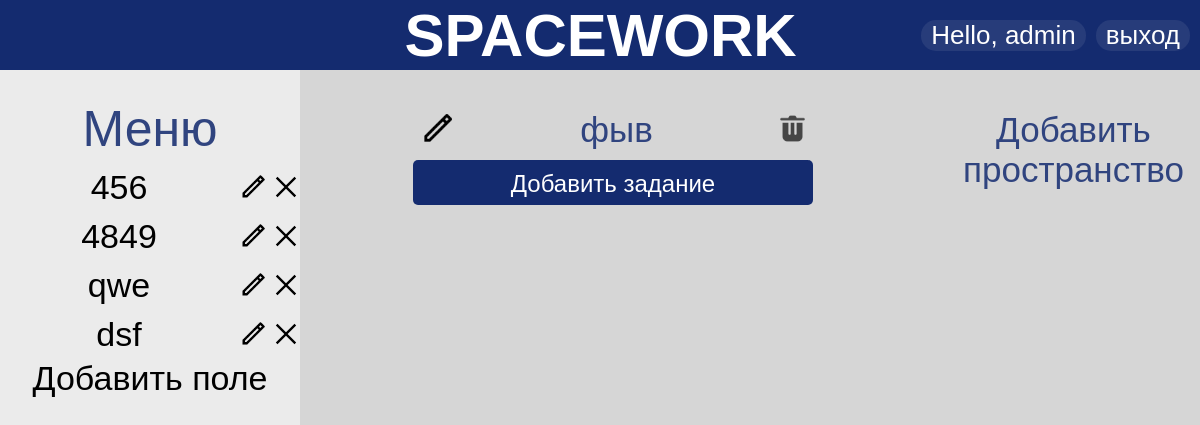
The page /41 (signed in) on the database as committed earlier.
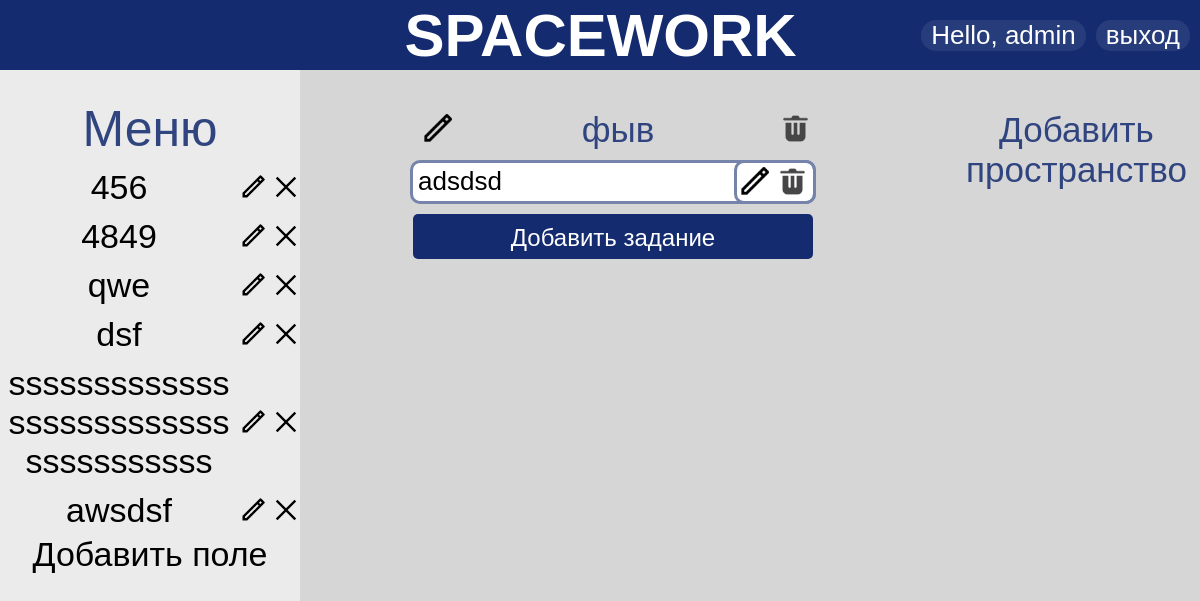
The same page on the database as committed later.
### account/models.py (models this page shows, shortened)
class WorkField(models.Model):
    user = models.ForeignKey(User, on_delete=models.CASCADE, null=True, blank=True)
    title = models.CharField(max_length=200, default="")

class TaskField(models.Model):
    workField = models.ForeignKey(WorkField, on_delete=models.CASCADE, null=True, blank=True)
    title = models.CharField(max_length=200, default="")

class Task(models.Model):
    taskField = models.ForeignKey(TaskField, on_delete=models.CASCADE, null=True, blank=True)
    title = models.CharField(max_length=1000, default="")
    complete = models.BooleanField(default=False)
    created = models.DateTimeField(auto_now_add=True)
    class Meta:
        ordering = ['complete']

### account/views.py (the view)
# urls.py: path('<int:pk>', views.main_activePage, name='main_active'),
@login_required(login_url='login')
def main_activePage(request, pk):
    work_field = WorkField.objects.get(id=pk)
    work_fields = WorkField.objects.filter(user=request.user)
    task_fields = TaskField.objects.filter(workField=work_field)
    tasks = Task.objects.all()
    context = {
        'work_field': work_field,
        'work_fields': work_fields,
        'task_fields': task_fields,
        'tasks': tasks,
    }
    return render(request, 'main_active.html', context)

### account/templates/main_active.html (shortened to what this page needs)
{% extends 'main.html' %}
{% block content %}
    {% for task_field in task_fields %}
        <div class="left_list">
            <div class="list_top">
                <a class="edit_btn" href="{% url 'edite_task_field' work_field.pk task_field.pk %}"><img
                        src="../static/img/edit.png" width="35" height="35"></a>
                <p class="list_title">{{ task_field.title }}</p>
                <a class="delete_btn" href="{% url 'delete_task_field' work_field.pk task_field.pk %}"><img
                        src="../static/img/delete_bin.png" width="35" height="35"></a>
            </div>
            {% for task in tasks %}
                {% if task.taskField == task_field %}
                    <div class="item">
                        <div class="item_data">
                            <div class="item_top">
                                <div class="top_btns">
                                    <a class="delete_btn" href="{% url 'delete_task' work_field.pk task_field.pk task.pk %}">
                                        <img src="../static/img/delete_bin.png" width="35" height="35">
                                    </a>
                                    <a class="edit_btn" href="{% url 'edit_task' work_field.pk task_field.pk task.pk %}">
                                        <img src="../static/img/edit.png" width="35" height="35">
                                    </a>
                                </div>
                                <div class="item_title">
                                    <p>
                                        {{ task.title }}
                                </div>
                            </div>
                        </div>
                    </div>
                {% endif %}
            {% endfor %}
                <a class="white_text" href="{% url 'add_task' work_field.pk task_field.pk %}">
                    <div class="add_task_btn">
                        Добавить задание
                    </div>
                </a>
            <div class="footer"></div>
        </div>
    {% endfor %}
    <div class="rigth_space">
        <div class="list_top">
            <p class="list_title"><a class="list_title" href="{% url 'add_task_field' work_field.pk %}">Добавить
                пространство</a></p>
        </div>
    </div>
{% endblock %}

### account/templates/main.html (shortened to what this page needs)
{% load static %}
<!DOCTYPE html>
<html lang="en">
<head>
    <link rel="stylesheet" href="{% static 'style2.css' %}?20181209">
</head>
<body>
<div class="header">
    <h1 class="logo_text">SPACEWORK</h1>
    <div class="ent_reg">
        <p class="header_btn">Hello, {{ request.user }}</p>
        <a class="header_btn" href="{% url 'logout' %}">выход</a>
    </div>
</div>
<div class="mainspace">
    <div class="menu">
        <p class="menu_name">Меню</p>
        <div class="menu_title">
            {% block nav %}
                {% for work_field in work_fields %}
                    <div class="menu_list_top">
                        <a href="{% url 'main_active' work_field.pk %}">
                            <p class="space_name">
                                {{ work_field.title }}
                            </p>
                        </a>
                        <p class="edit_btn_mini">
                            <a href="{% url 'edite_work_field' work_field.pk %}">
                                <img src="{% static 'img/edit.png' %}" width="28" height="28">
                            </a>
                        </p>
                        <p class="delete_btn_mini">
                            <a href="{% url 'delete_work_field' work_field.pk %}">
                                <img src="{% static 'img/delete_X.svg' %}" width="28" height="28">
                            </a>
                        </p>
                    </div>
                {% endfor %}
                {% block add_work_field %}
                    <a href="{% url 'add_work_field' %}">
                        <p class="add_space_btn">
                            Добавить поле
                        </p>
                    </a>
                {% endblock %}
            {% endblock %}
        </div>
    </div>
    <div class="space">
        {% block content %}{% endblock %}
    </div>
</div>
</body>
</html>

Rows that differ between the two databases and show on the page:
added WorkField: title "sssssssssssssssssssssssssssssssssssss"
added WorkField: title "awsdsf"
added Task: title "adsdsd"
